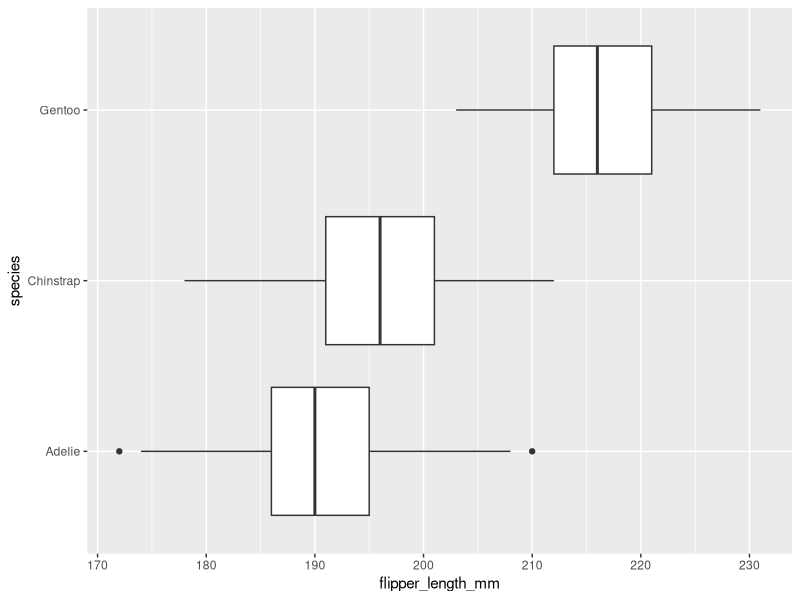
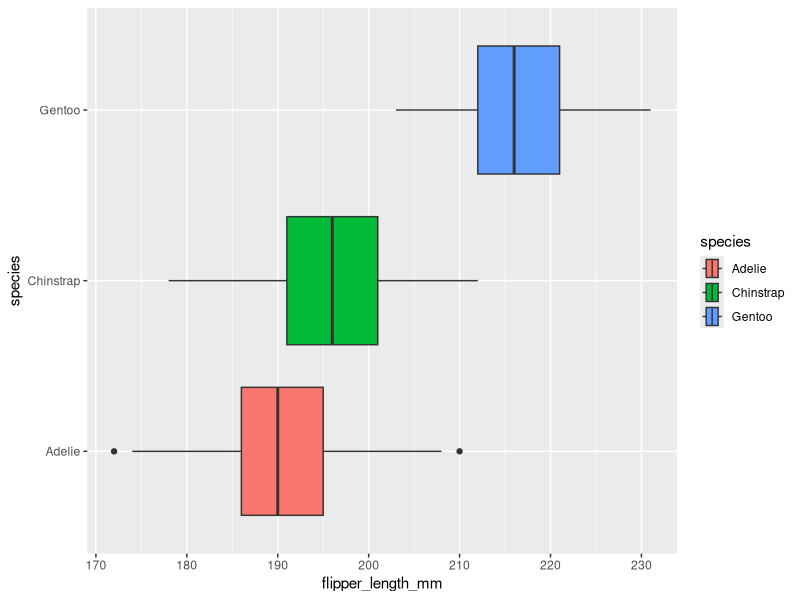
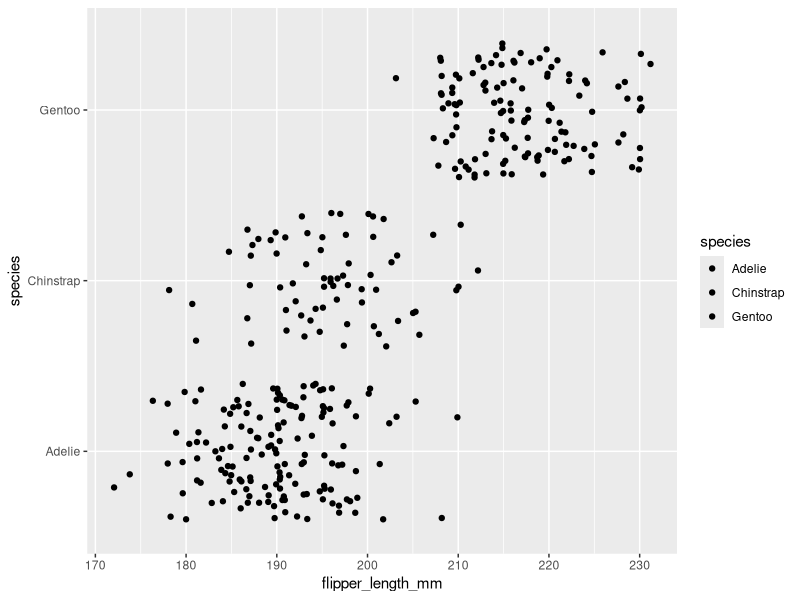
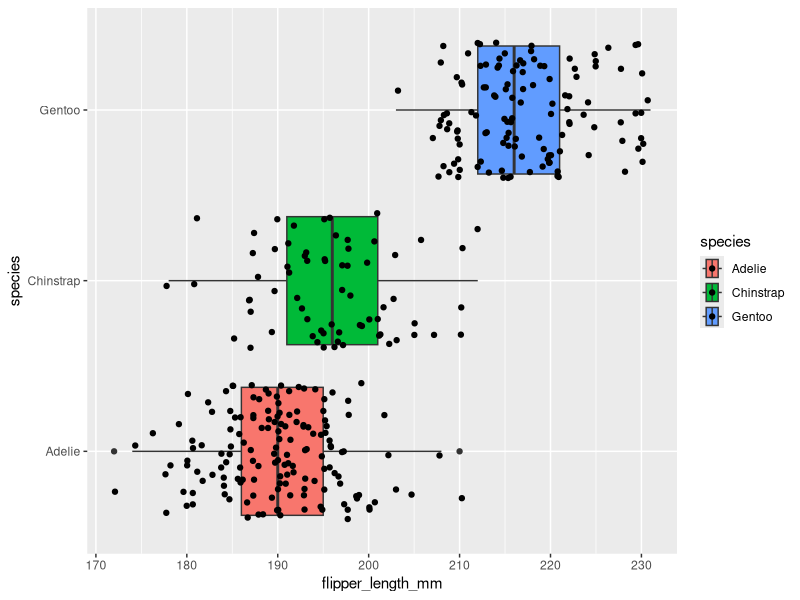
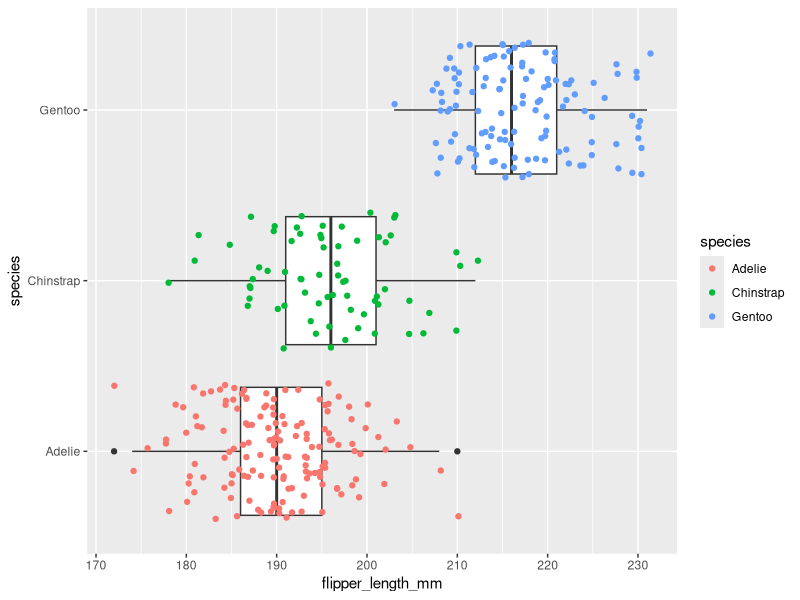
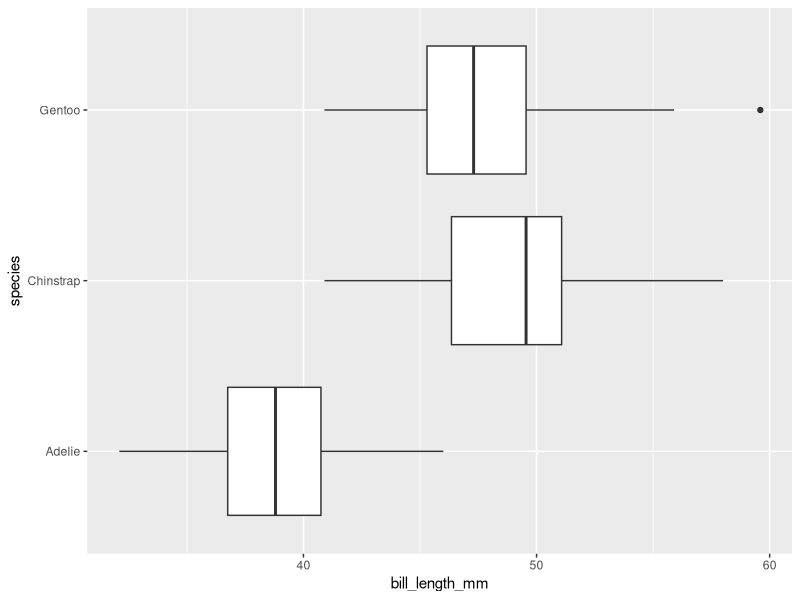
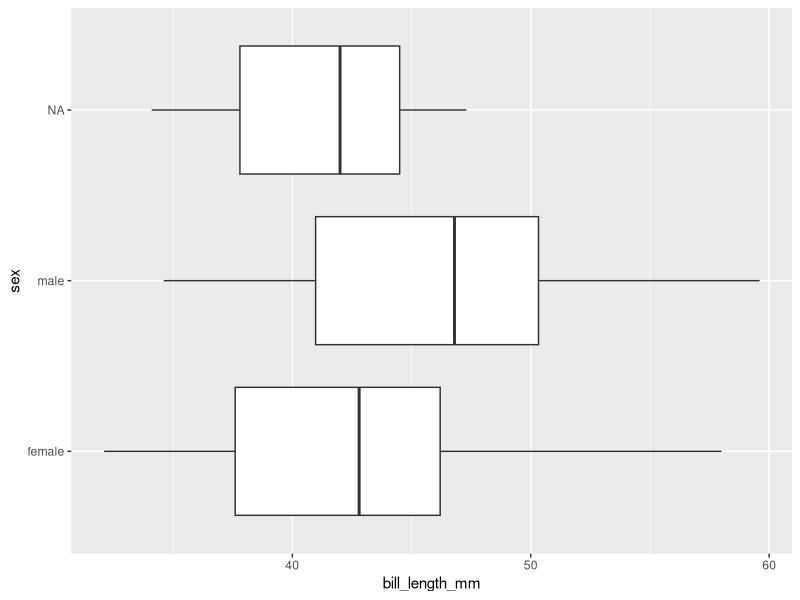
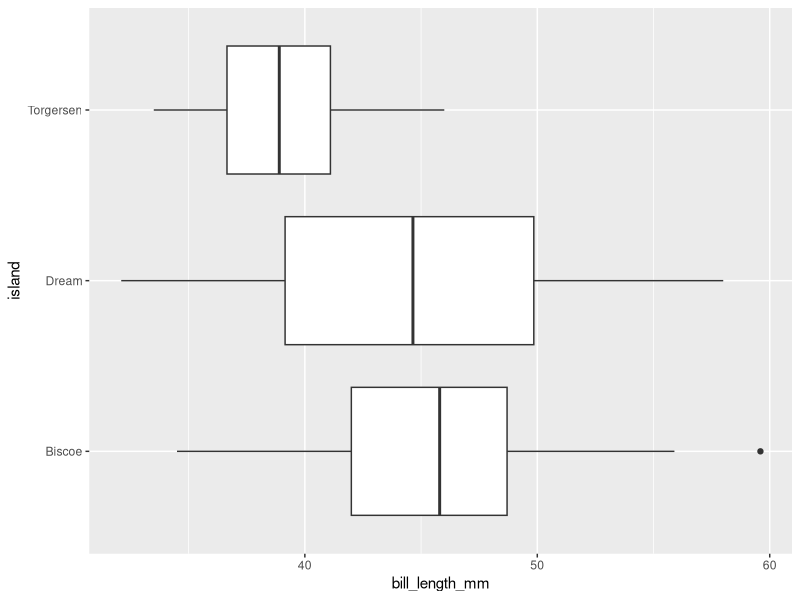

Source code (R) for these figures, in order:
## ---- chunk 1
knitr::opts_chunk$set(error = TRUE)
## ---- chunk 2
library(palmerpenguins)
penguins
## ---- chunk 3
library(ggplot2)
## ---- chunk 4
ggplot(data = penguins, mapping = aes(x = flipper_length_mm, y = species)) +
  geom_boxplot()
## ---- chunk 5
ggplot(data = penguins, mapping = aes(x = flipper_length_mm, y = species, fill = species)) +
  geom_boxplot()
## ---- chunk 6
ggplot(data = penguins, mapping = aes(x = flipper_length_mm, y = species, fill = species)) +
  geom_jitter()
## ---- chunk 7
ggplot(data = penguins, mapping = aes(x = flipper_length_mm, y = species, fill = species)) +
   geom_boxplot() + 
   geom_jitter()

## ---- chunk 8
ggplot(data = penguins, mapping = aes(x = flipper_length_mm, y = species)) +
    geom_boxplot() + 
    geom_jitter(aes (color = species))

## ---- chunk 9
ggplot(data = penguins, mapping = aes(x = bill_length_mm, y = species)) +
   geom_boxplot()

## ---- chunk 10
ggplot(data = penguins, mapping = aes(x = bill_length_mm, y = sex)) +
   geom_boxplot()

## ---- chunk 11
ggplot(data = penguins, mapping = aes(x = bill_length_mm, y = island)) +
   geom_boxplot()

## ---- chunk 12

## ---- chunk 13

## ---- chunk 14

